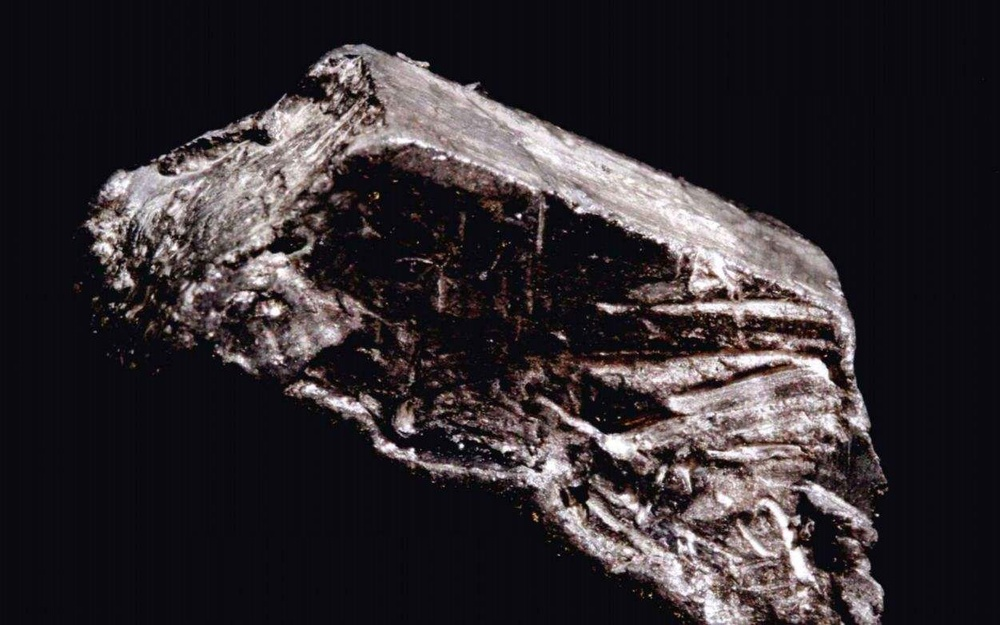
#> input picture Picture/timg.jpg, 1000 x 625 px, shrunk from 1251 x 782 before the run, found by its file name
$ python RPCA.py
#> lines starting #> are read from the running program, lines starting #| are printed output that depends on the picture
import numpy as np
from numpy.linalg import norm, svd

def inexact_augmented_lagrange_multiplier(X, mask, lmbda=.001, tol=1e-10,
                                          maxiter=1000, verbose=True):
    """
    Inexact Augmented Lagrange Multiplier
    """
    Y = X
    norm_two = norm(Y.ravel(), 2)
    norm_inf = norm(Y.ravel(), np.inf) / lmbda
    dual_norm = np.max([norm_two, norm_inf])
    Y = Y / dual_norm
    A = np.zeros(Y.shape)
    E = np.zeros(Y.shape)
    dnorm = norm(X, 'fro')
    mu = 1.25 / norm_two
    rho = 1.5
    sv = 10.
    n = Y.shape[0]
    itr = 0
    while True:
        U, S, V = svd(X - E + (1 / mu) * Y, full_matrices=False)
        svp = (S > 1 / mu).shape[0]
        if svp < sv:
            sv = np.min([svp + 1, n])
        else:
            sv = np.min([svp + round(.05 * n), n])
        Aupdate = np.dot(np.dot(U[:, :svp], np.diag(S[:svp] - 1 / mu)), V[:svp, :])
        Eraw = X - Aupdate + (1 / mu) * Y
        Eupdate = np.maximum(Eraw - lmbda / mu, 0) + np.minimum(Eraw + lmbda / mu, 0)
        Eupdate = Eupdate * mask
        A = Aupdate
        E = Eupdate
        Z = X - A - E
        Y = Y + mu * Z
        mu = np.min([mu * rho, mu * 1e7])
        itr += 1
        if ((norm(Z, 'fro') / dnorm) < tol) or (itr >= maxiter):
            break
    if verbose:
        print("Finished at iteration %d" % (itr))
    return A, E


#读入图像
from PIL import Image
img_obj = Image.open("timg.jpg")
#> img_obj is the input picture: PIL image 1000x625 RGB; mean R, G, B 50, 44.2, 48.1
#img_obj.show()
groundtruth = np.array(img_obj, dtype=np.uint8)
groundtruth = groundtruth [:,:,1]
image = Image.fromarray(groundtruth)
image.save('groundtruth.jpg')
image.show()

#使图片部分像素不可见/损毁
percentage = 0.75  #不可见比例
imageheight = np.size(groundtruth, 0) #每列元素个数
#> imageheight = 625
imagewidth = np.size(groundtruth, 1)  #每行元素个数
#> imagewidth = 1000
rand_array = np.array(range(imagewidth*imageheight))
np.random.shuffle(rand_array)
inputimage = groundtruth
mask = np.zeros((imageheight,imagewidth), dtype=np.uint8)
for i in range(int(imagewidth*imageheight*percentage)):
    x = rand_array[i]//imagewidth
    y = rand_array[i]%imagewidth
    inputimage[x][y] = np.random.randint(0, 255)
    mask[x][y] = 1 #mask用于标记损毁点
#> this loop made 468750 passes
#> (x, y) on passes 1 to 3: (219, 739), (395, 841), (595, 105)
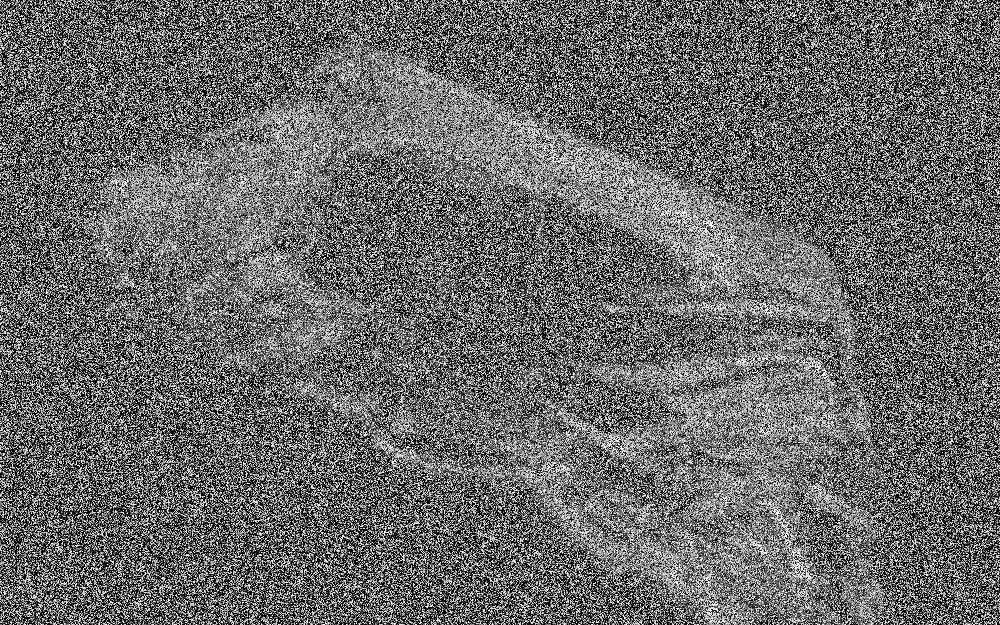
#> inputimage: shape (625, 1000); min 0, max 255, mean 106.4
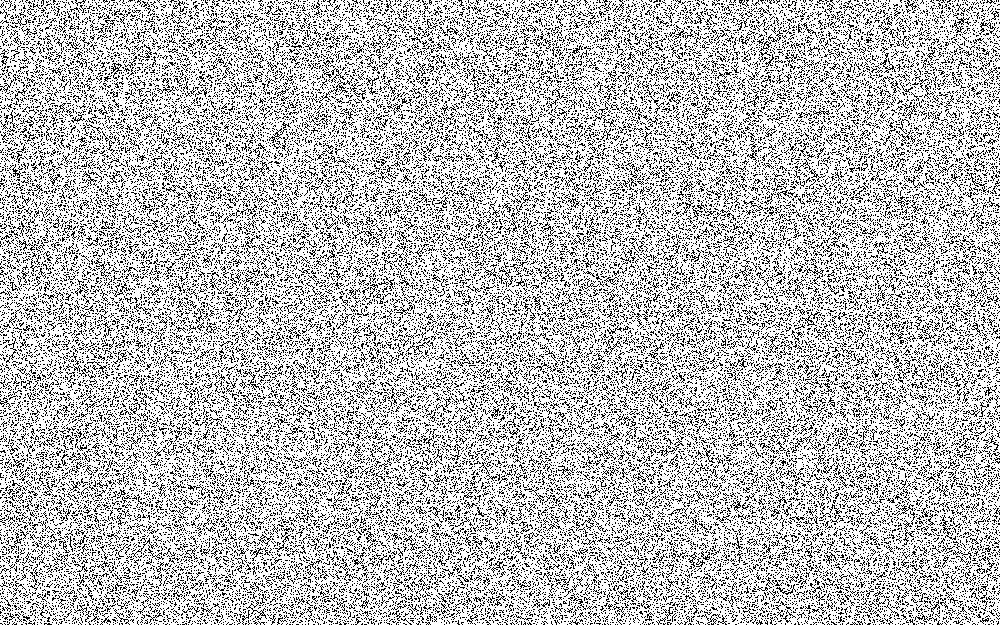
#> mask: shape (625, 1000); values 0 (black) and 1 (white), 75% white; black in thin lines or dots

#展示损毁后的图像
image = Image.fromarray(inputimage)
image.show()
image.save('inputimage.jpg')
image = Image.fromarray(mask*255)
#> image: PIL image 1000x625 L; 75% white; black in thin lines or dots
image.save('mask.jpg')

#修复图像
A, E = inexact_augmented_lagrange_multiplier(inputimage/255, mask)
#> in inexact_augmented_lagrange_multiplier, `norm_two = norm(Y.ravel(), 2)`: norm_two = 411.9
#> in inexact_augmented_lagrange_multiplier, `norm_inf = norm(Y.ravel(), np.inf) / lmbda`: norm_inf = 1000
#> in inexact_augmented_lagrange_multiplier, `dnorm = norm(X, 'fro')`: dnorm = 411.9
#> in inexact_augmented_lagrange_multiplier, `mu = 1.25 / norm_two`: mu = 0.00303
#> the loop in inexact_augmented_lagrange_multiplier, `while True:` made 63 passes
#> mu on passes 1 to 12: 0.00455, 0.00683, 0.0102, 0.0154, 0.023, 0.0346, 0.0518, 0.0778, 0.117, 0.175, 0.262, 0.394
#> pass 1, in inexact_augmented_lagrange_multiplier, `Eraw = X - Aupdate + (1 / mu) * Y`:
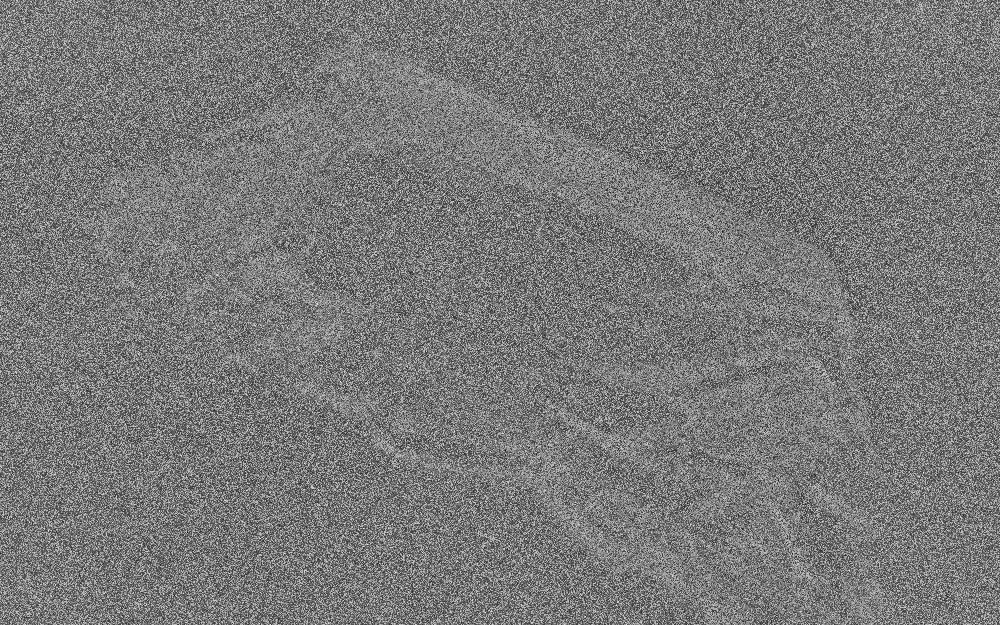
#> Eraw: shape (625, 1000) float64; min -31.02, max 34.84, mean 0.4; drawn with min black and max white
#> after the loop in inexact_augmented_lagrange_multiplier, `while True:`:
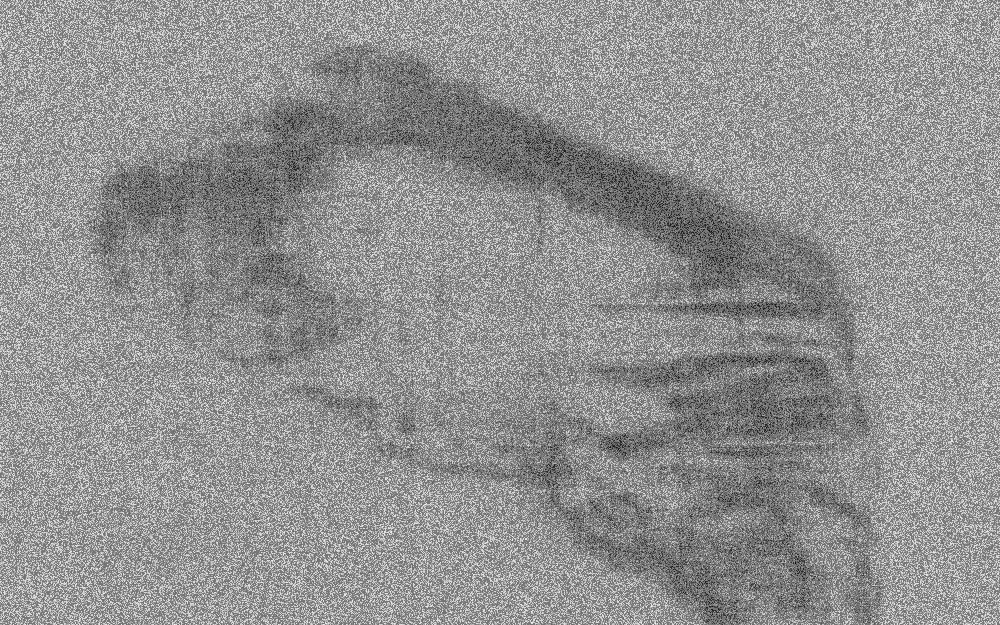
#> Eupdate: shape (625, 1000) float64; min -0.947, max 1.11, mean 0.232; drawn with min black and max white
#> after the loop in inexact_augmented_lagrange_multiplier, `while True:`:
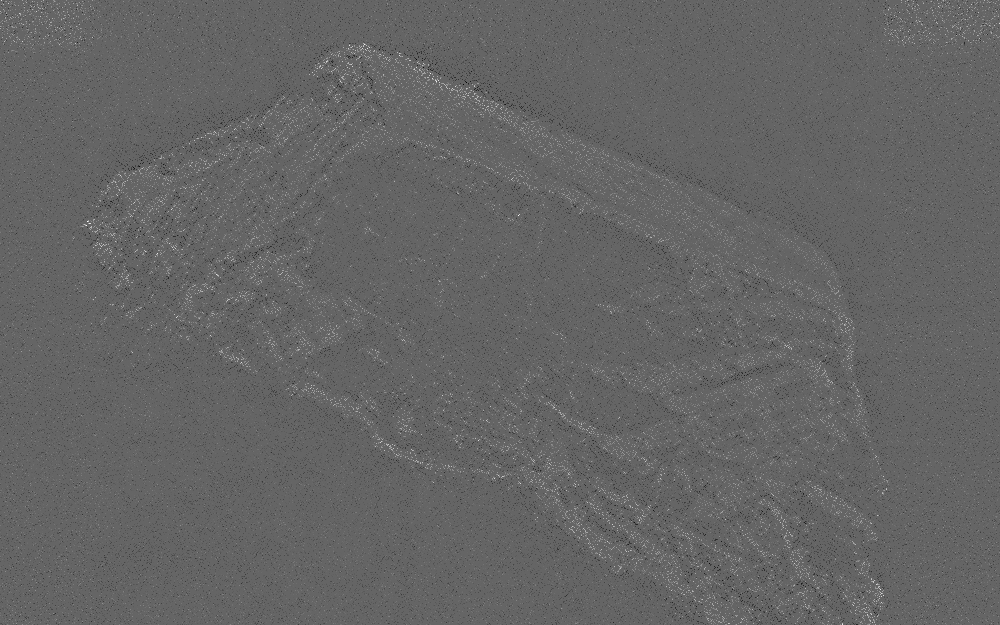
#> Y: shape (625, 1000) float64; min -0.277, max 0.424, mean -0.000198; drawn with min black and max white
#> after the loop in inexact_augmented_lagrange_multiplier, `while True:`: itr = 63
#| Finished at iteration 63
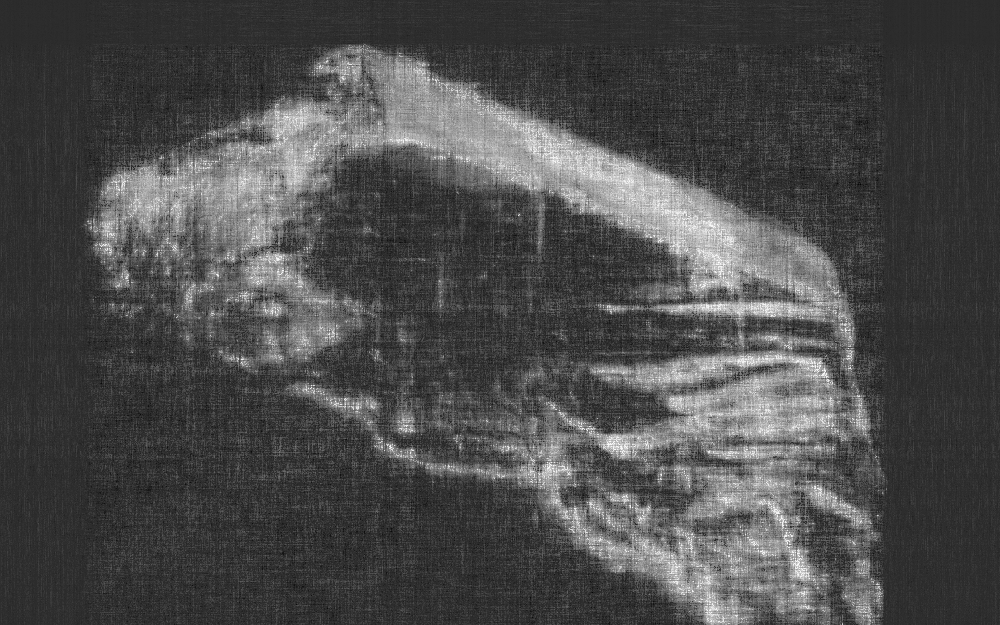
#> A: shape (625, 1000) float64; min -0.176, max 1.03, mean 0.185; drawn with min black and max white
result = A * 255
image = Image.fromarray(result.astype(np.uint8)) #转换成整数
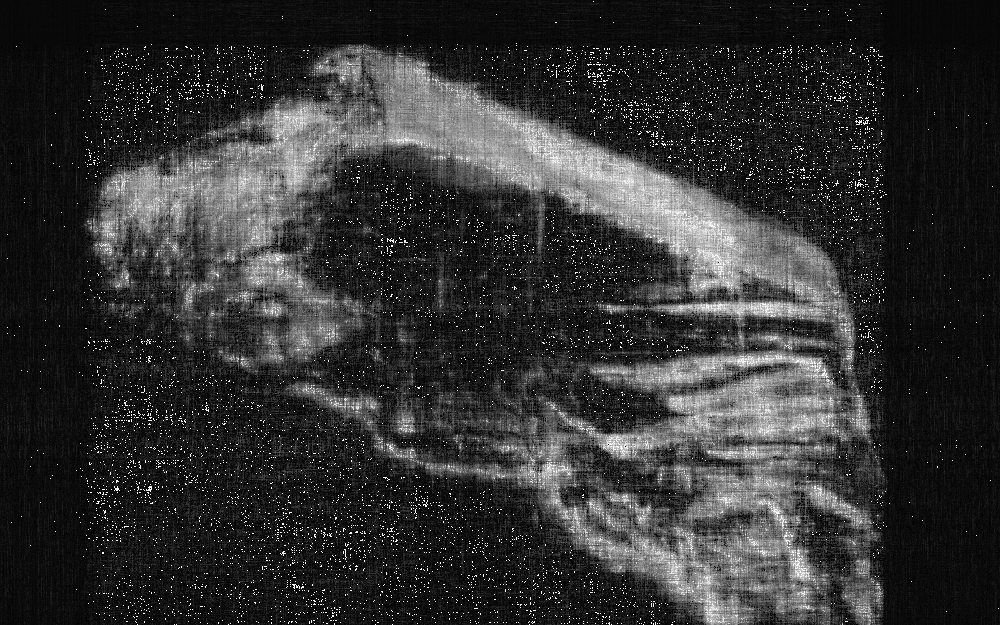
#> image: PIL image 1000x625 L; min 0, max 255, mean 50.4
image.show()
image.save('result.jpg')
